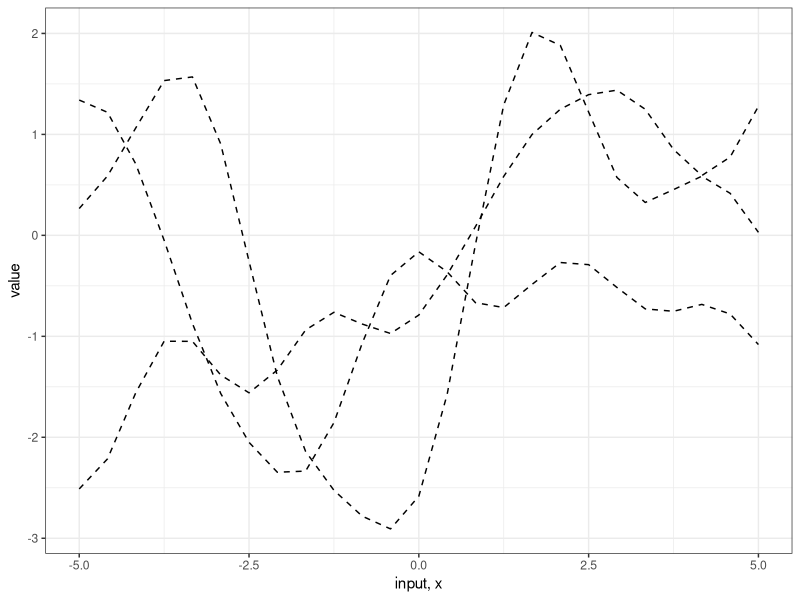
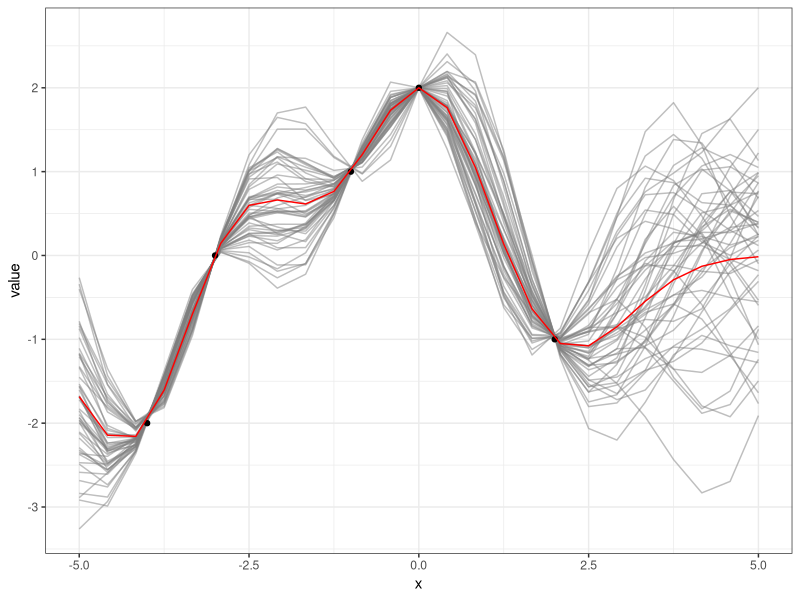
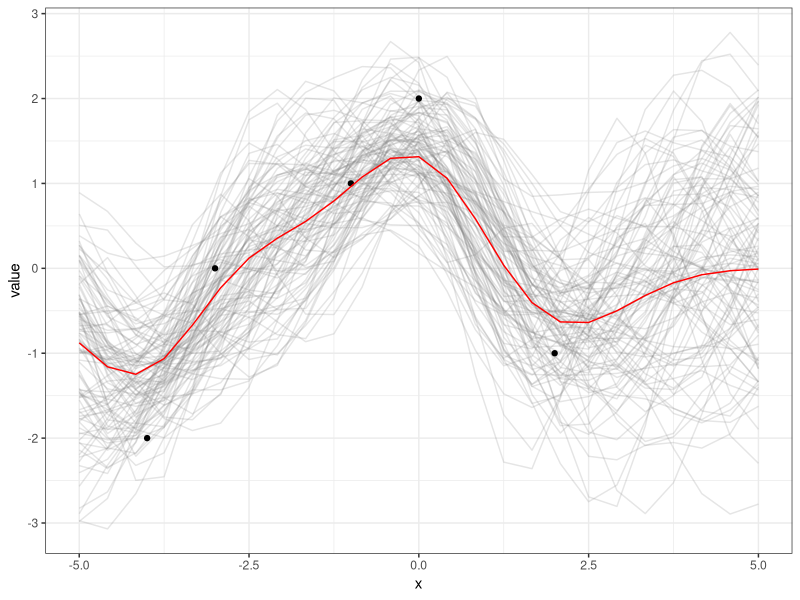
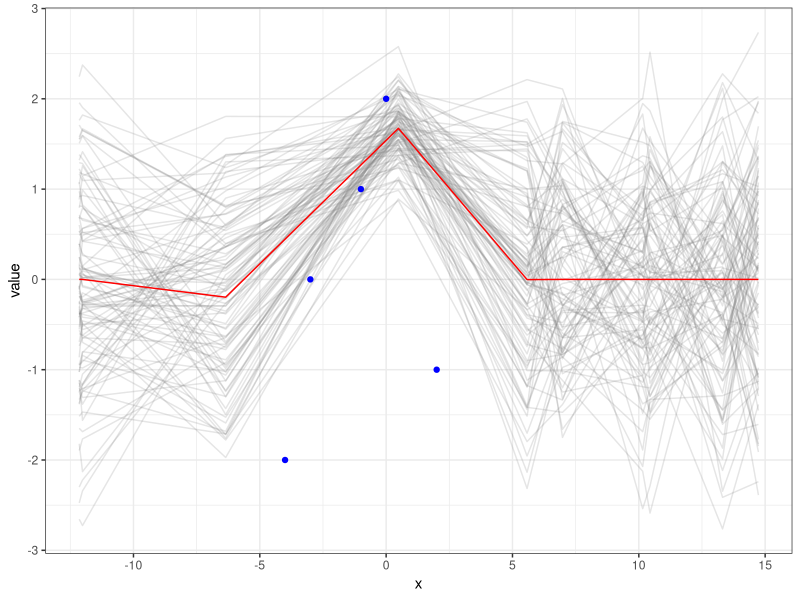
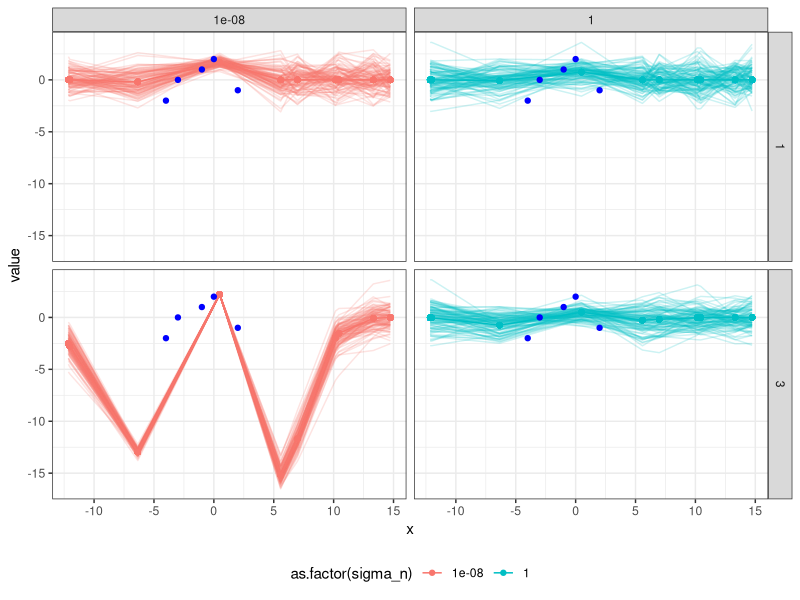

These charts were generated, in order, by the following R code:
## gaussian processes from scratch
## 
## ported from https://nbviewer.jupyter.org/github/krasserm/bayesian-machine-learning/blob/master/gaussian_processes.ipynb
## see https://github.com/krasserm/bayesian-machine-learning for repo

rm(list = ls())
library(data.table)
library(magrittr)
library(ggplot2)
theme_set(theme_bw())

###### GP ML -------------------------------------------------------------------
## using Rasmussen & Williams as reference (see www.GaussianProcess.org/gpml)
## also some code from https://gist.github.com/jkeirstead/2312411
## covariance function --> squared exponential (eq. 2.16)
## but here we also add the two hyperparameters, l and sigma_f (length and height)
#' @param X1 matrix (m,d) where d is the number of covariates
#' @param X2 matrix (n,d) 
#' @param l  characteristic length. default = 1
#' @param sigma_f noise var default = 1
#' @description squared exp kernel given by k(x_p, x_q) = sigma_f^2*exp(-1/(2l^2))
calcSigmaMat <- function(X1, X2, l=1, sigma_f = 1){
  Sigma <- matrix(0, nrow = nrow(X1), ncol = nrow(X2))
  for (iR in 1:nrow(X1)){
    for (iC in 1:nrow(X2)){
      sqDist <- X1[iR,] - X2[iC, ]
      sqDist1 <- t(sqDist) %*% sqDist
      Sigma[iR, iC] <- sigma_f^2*exp(-sqDist1/(2*l^2))
    }
  }
  return(Sigma)
}


## generate multinorm samples
sample_mvnorm <- function(n_samples, mu, sigma, x){
  library(data.table)
  library(magrittr)
  
  samples <- MASS::mvrnorm(n_samples, mu, sigma)
  
  ## return as data table
  output <- as.data.table(t(samples)) %>% 
    .[, x := x] %>% 
    .[, mu := mu] %>% 
    melt.data.table(., id.vars = c("x", "mu"))
  return(output)
}


## predictive posterior 
posterior_pred <- function(x_new, x_train, y_train, l=1, sigma_f=1, sigma_n=1e-8){
  
  ## calculate the covariance matrix
  # k <- calcSigmaMat(x_train, x_train, l, sigma_f)
  
  ## now we calculate the various k matrices
  k_xx   <- calcSigmaMat(x_train, x_train, l, sigma_f)
  k_xxs  <- calcSigmaMat(x_train, x_new,   l, sigma_f)
  k_xsx  <- calcSigmaMat(x_new,   x_train, l, sigma_f)
  k_xsxs <- calcSigmaMat(x_new,   x_new,   l, sigma_f)
  
  ## and the matrix inverses
  kInv <- solve(k_xx + sigma_n*diag(nrow(k_xx)))
  predMean <- k_xsx %*% kInv %*% y_train
  predCov <- k_xsxs - k_xsx %*% kInv %*% k_xxs
  
  ## the marginal likelihood
  marginal_llk <- -0.5*t(y_train) %*% kInv %*% y_train - 
    0.5*log(det(k_xx + sigma_n*diag(nrow(k_xx)))) - 
    nrow(x_train)/2*log(2*pi)
  
  output <- list(predMean = predMean, 
                 predCov = predCov,
                 marginal_llk = marginal_llk)
  return(output)
}

## Simple examples -------------------------------------------------------------
## replicate https://gist.github.com/jkeirstead/2312411 but we use the 
## function above to handle multivariate case
nSamples <- 25
sigma_f <- 1
seedVal <- 202003

## generate some initial input data
x.star <- as.matrix(seq(-5, 5, len=nSamples))
covMat <- calcSigmaMat(x.star, x.star)

# Generate a number of functions from the process
set.seed(seedVal)
nFunctionSamples <- 3
priorSamples <- sample_mvnorm(nFunctionSamples, 
                              rep(0, length(x.star)), 
                              covMat, 
                              x.star)

## plot the samples
ggplot(priorSamples, aes(x=x, y=value)) +
  geom_line(aes(group=variable), lty = 2) +
  theme_bw() +
  xlab("input, x")


# 2. Now let's assume that we have some known data points;
# this is the case of Figure 2.2(b). In the book, the notation 'f'
# is used for f$y below.  I've done this to make the ggplot code
# easier later on.
f <- data.table(x=c(-4,-3,-1,0,2),
                y=c(-2,0,1,2,-1))

# Calculate the covariance matrices
# using the same x.star values as above
x <- as.matrix(f$x)
k.xx <- calcSigmaMat(x,x)
k.xxs <- calcSigmaMat(x,x.star)
k.xsx <- calcSigmaMat(x.star,x)
k.xsxs <- calcSigmaMat(x.star,x.star)


## eq 2.22 to 2.24
## the conditional distribution of the new data 
## the noiseless case is a special case where sigma_n = 0
sigma_n <- 0 # the noiseless case
kInv <- solve(k.xx + sigma_n*diag(nrow(k.xx)))
predMean <- k.xsx %*% kInv %*% as.matrix(f$y)
predCov <- k.xsxs - k.xsx %*% kInv %*% k.xxs

## generate samples of the conditional distribution
predSamples <- sample_mvnorm(50, 
                             predMean, 
                             predCov, 
                             x.star)

ggplot() + 
  geom_line(data=predSamples, aes(x=x, y=value, group=variable), 
            colour = "grey50", alpha = 0.5) + 
  geom_point(data=f, aes(x=x, y=y)) +
  geom_line(data=NULL, aes(x=x.star, y=predMean), colour = "red") + 
  theme_bw()


## with noise
sigma_n <- 0.5
kInv <- solve(k.xx + sigma_n*diag(nrow(k.xx)))
predMeanNoise <- k.xsx %*% kInv %*% as.matrix(f$y)
predCovNoise <- k.xsxs - k.xsx %*% kInv %*% k.xxs

## generate samples of the conditional distribution
predSamplesNoise <- sample_mvnorm(100, 
                                  predMeanNoise, 
                                  predCovNoise, 
                                  x.star)

ggplot() + 
  geom_line(data=predSamplesNoise, aes(x=x, y=value, group=variable), 
            colour = "grey50", alpha = 0.2) + 
  geom_point(data=f, aes(x=x, y=y)) +
  geom_line(data=NULL, aes(x=x.star, y=predMeanNoise), colour = "red") + 
  theme_bw()


## Varying Hyperparameters -----------------------------------------------------
seedVal <- 202003
x_train <- matrix(c(-4,-3,-1,0,2), ncol = 1)
y_train <- matrix(c(-2,0,1,2,-1), ncol = 1)
set.seed(seedVal)
x_new <- matrix(runif(10, min = -15, max = 15), ncol = 1)
l <- 1
sigma_f <- 1
sigma_n <- 0

pred_post <- posterior_pred(x_new, x_train, y_train, l, sigma_f, sigma_n)

predSamplesNoise <- sample_mvnorm(100, 
                                  pred_post$predMean, 
                                  pred_post$predCov, 
                                  x_new)

ggplot() + 
  geom_line(data=predSamplesNoise, aes(x=x, y=value, group=variable), 
            colour = "grey50", alpha = 0.2) + 
  geom_line(data=NULL, aes(x=x_new, y=pred_post$predMean), colour = "red") + 
  geom_point(data=NULL, aes(x=x_train, y=y_train), colour = "blue") +
  theme_bw()


## vary sigma_f, l and sigma_n
vec_sigma_f <- c(1)
vec_l <- c(1, 3)
vec_sigma_n <- c(1e-8, 1)

all_output <- list()
all_samples <- list()
i <- 1
for (iSf in vec_sigma_f){
  for (iL in vec_l){
    for (iSn in vec_sigma_n){
      pred_post <- posterior_pred(x_new, x_train, y_train, iL, iSf, iSn)
      pred_samples <- sample_mvnorm(100, 
                                    pred_post$predMean, 
                                    pred_post$predCov, 
                                    x_new) %>% 
        .[, l := iL] %>% 
        .[, sigma_f := iSf] %>% 
        .[, sigma_n := iSn]
      all_output[[i]] <- pred_post
      all_samples[[i]] <- pred_samples
      i <- i + 1
    }
  }
}

allSamplesDf <- rbindlist(all_samples)

ggplot() + 
  geom_line(data=allSamplesDf, 
            aes(x=x, y=value, group=variable, colour = as.factor(sigma_n)),
            alpha = 0.2) +
  geom_point(data=allSamplesDf, aes(x=x, y=mu, colour = as.factor(sigma_n))) +
  geom_line(data=allSamplesDf, aes(x=x, y=mu, colour = as.factor(sigma_n))) + 
  facet_grid(l~sigma_n) + 
  theme(legend.position = "bottom") + 
  geom_point(data=data.frame(x=x_train, y=y_train), aes(x=x, y=y), colour = "blue") 


## add another data point 
seedVal <- 202003
x_train <- matrix(c(-8, -4,-3,-1,0,2,10), ncol = 1)
y_train <- matrix(c(2, -2,0,1,2,-1,3), ncol = 1)
set.seed(seedVal)
x_new <- matrix(runif(10, min = -15, max = 15), ncol = 1)
